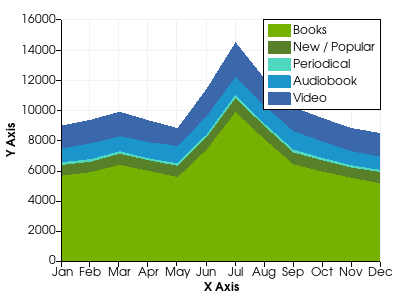

The Python source for this figure:
#!/usr/bin/env python
# Demonstrate a stacked area chart with library circulation data and custom month labels.

import vtkmodules.vtkInteractionStyle  # noqa: F401
import vtkmodules.vtkRenderingContextOpenGL2  # noqa: F401
import vtkmodules.vtkRenderingOpenGL2  # noqa: F401

from vtkmodules.vtkChartsCore import vtkAxis, vtkChartXY, vtkPlotStacked
from vtkmodules.vtkCommonColor import vtkColorSeries
from vtkmodules.vtkCommonCore import vtkDoubleArray, vtkIntArray, vtkStringArray
from vtkmodules.vtkCommonDataModel import vtkTable
from vtkmodules.vtkRenderingContext2D import vtkContextActor
from vtkmodules.vtkRenderingCore import (
    vtkRenderWindow,
    vtkRenderWindowInteractor,
    vtkRenderer,
)

# Data arrays.
month_labels = ["Jan", "Feb", "Mar", "Apr", "May", "Jun", "Jul", "Aug", "Sep", "Oct", "Nov", "Dec"]
book = [5675, 5902, 6388, 5990, 5575, 7393, 9878, 8082, 6417, 5946, 5526, 5166]
new_popular = [701, 687, 736, 696, 750, 814, 923, 860, 786, 735, 680, 741]
periodical = [184, 176, 166, 131, 171, 191, 231, 166, 197, 162, 152, 143]
audiobook = [903, 1038, 987, 1073, 1144, 1203, 1173, 1196, 1213, 1076, 926, 874]
video = [1524, 1565, 1627, 1445, 1179, 1816, 2293, 1811, 1588, 1561, 1542, 1563]

# Create the table.
table = vtkTable()

arr_month_label = vtkStringArray()
arr_month_label.SetNumberOfValues(12)
arr_x_tick_positions = vtkDoubleArray()
arr_x_tick_positions.SetNumberOfValues(12)

arr_month = vtkIntArray()
arr_month.SetName("Month")
table.AddColumn(arr_month)

arr_book = vtkIntArray()
arr_book.SetName("Books")
table.AddColumn(arr_book)

arr_new_popular = vtkIntArray()
arr_new_popular.SetName("New / Popular")
table.AddColumn(arr_new_popular)

arr_periodical = vtkIntArray()
arr_periodical.SetName("Periodical")
table.AddColumn(arr_periodical)

arr_audiobook = vtkIntArray()
arr_audiobook.SetName("Audiobook")
table.AddColumn(arr_audiobook)

arr_video = vtkIntArray()
arr_video.SetName("Video")
table.AddColumn(arr_video)

table.SetNumberOfRows(12)
for i in range(12):
    arr_month_label.SetValue(i, month_labels[i])
    arr_x_tick_positions.SetValue(i, i)
    arr_book.SetValue(i, book[i])
    arr_new_popular.SetValue(i, new_popular[i])
    arr_periodical.SetValue(i, periodical[i])
    arr_audiobook.SetValue(i, audiobook[i])
    arr_video.SetValue(i, video[i])

# Set up the chart.
chart = vtkChartXY()

chart.GetAxis(1).SetCustomTickPositions(arr_x_tick_positions, arr_month_label)
chart.GetAxis(1).SetRange(0, 11)
chart.GetAxis(1).SetBehavior(vtkAxis.FIXED)
chart.SetShowLegend(True)

# Stacked plot.
stack = vtkPlotStacked.SafeDownCast(chart.AddPlot(vtkChartXY.STACKED))
stack.SetUseIndexForXSeries(True)
stack.SetInputData(table)
stack.SetInputArray(1, "Books")
stack.SetInputArray(2, "New / Popular")
stack.SetInputArray(3, "Periodical")
stack.SetInputArray(4, "Audiobook")
stack.SetInputArray(5, "Video")

color_series = vtkColorSeries()
color_series.SetColorScheme(vtkColorSeries.COOL)
stack.SetColorSeries(color_series)

# Context actor and scene wiring.
context_actor = vtkContextActor()
context_actor.GetScene().AddItem(chart)

# Renderer
renderer = vtkRenderer()
renderer.SetBackground(1.0, 1.0, 1.0)
context_actor.GetScene().SetRenderer(renderer)
renderer.AddActor(context_actor)

# Window
render_window = vtkRenderWindow()
render_window.SetSize(400, 300)
render_window.SetMultiSamples(0)
render_window.AddRenderer(renderer)
render_window.SetWindowName("stacked plot test")

# Interactor
interactor = vtkRenderWindowInteractor()
interactor.SetRenderWindow(render_window)

interactor.Initialize()
interactor.Start()
